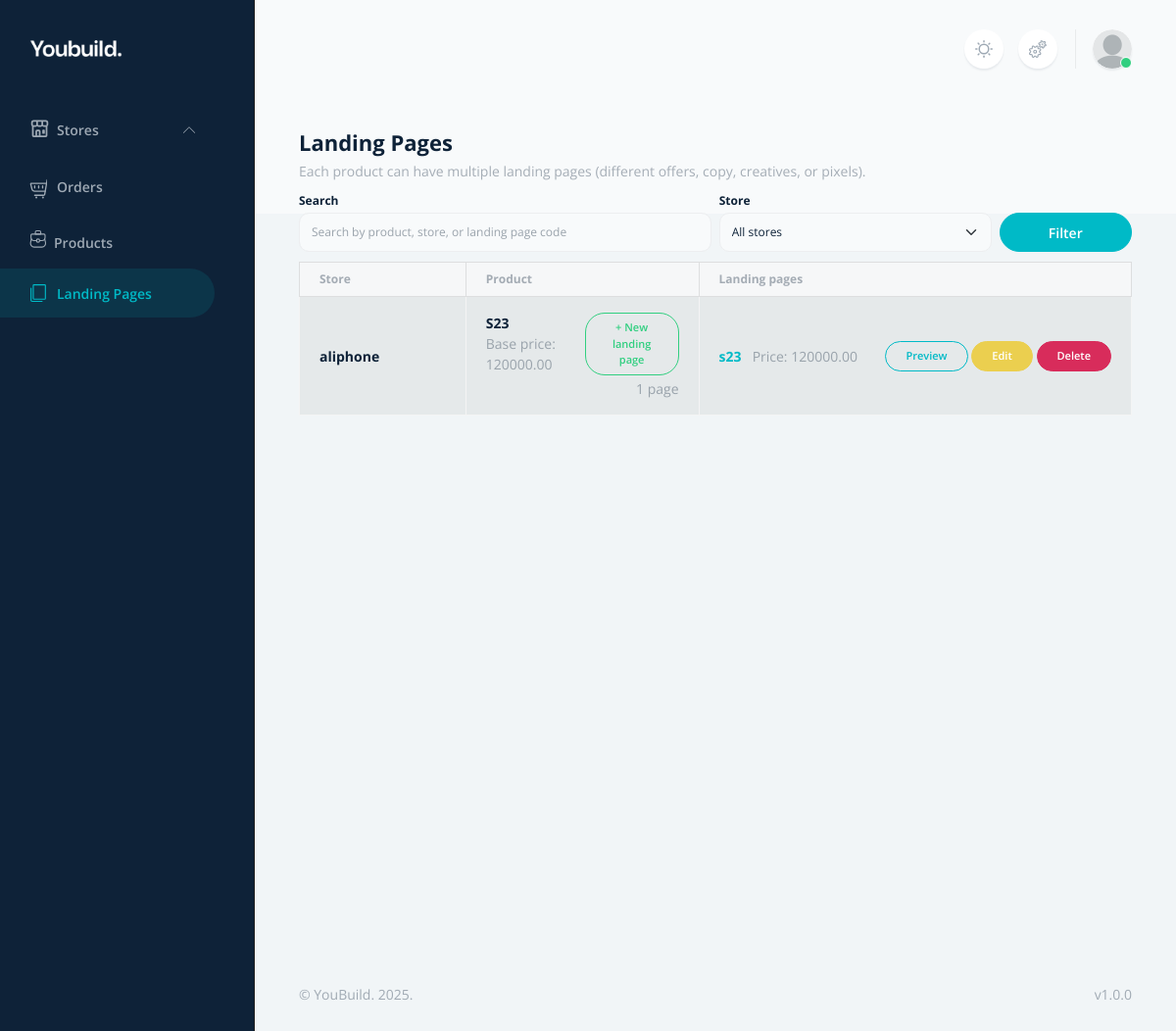
Page /landingpages/landing-pages/ (signed in) on the earlier database version.
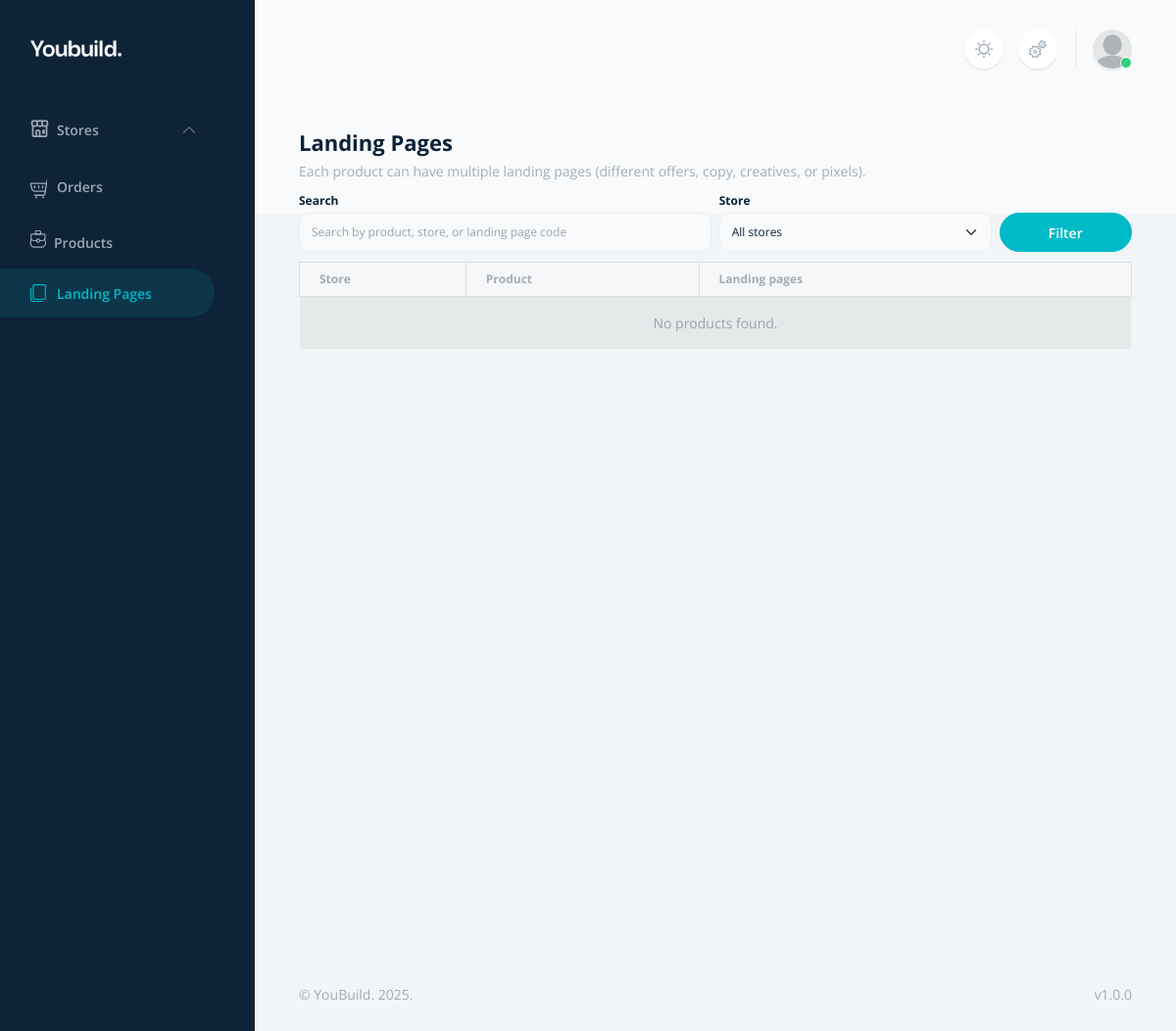
Same page on the later database version.
### products/models.py (models this page shows, shortened)
class Product(models.Model):
    store = models.ForeignKey(Store, on_delete=models.CASCADE, related_name="products")
    name = models.CharField(max_length=255)
    SKU = models.CharField(max_length=255, unique=True)
    fake_price = models.DecimalField(max_digits=10, decimal_places=2)
    price = models.DecimalField(max_digits=10, decimal_places=2)
    description = models.TextField(blank=True, null=True)
    custom_pixels = models.ManyToManyField(FacebookPixel, blank=True, related_name="products")
    image = models.ImageField(upload_to="product_base/", default="products/default.png", blank=True, null=True)
    created_at = models.DateTimeField(auto_now_add=True)

### stores/models.py (models this page shows, shortened)
class Store(models.Model):
    owner = models.ForeignKey(settings.AUTH_USER_MODEL, on_delete=models.CASCADE, related_name="stores")
    name = models.CharField(max_length=255, unique=True)
    description = models.TextField(blank=True, null=True)
    sheet_webhook = models.CharField(max_length=255,null=True, blank=True)
    site = models.CharField(max_length=255,null=True, blank=True)
    FB_PAGE = models.CharField(max_length=255,null=True, blank=True)
    INSTA_PAGE = models.CharField(max_length=255,null=True, blank=True)
    PHONE_NUMBER = models.CharField(max_length=255,null=True, blank=True)
    EMAIL = models.CharField(max_length=255,null=True, blank=True)
    WHATSAPP = models.CharField(max_length=255,null=True, blank=True)
    THEME_COLOR = models.CharField(max_length=255,null=True, blank=True)
    LOGO = models.ImageField(upload_to='logo/',null=True, blank=True)
    FAKE_PIXEL = models.CharField(max_length=255,null=True, blank=True)
    updated_at = models.DateTimeField(auto_now=True)
    created_at = models.DateTimeField(auto_now_add=True)
    def default_block_settings():
        return {"block_ref": True, "block_ip": True}
    block_settings = models.JSONField(default=default_block_settings)

### landingpages/models.py (models this page shows, shortened)
class LandingPage(models.Model):
    product = models.ForeignKey(Product, on_delete=models.CASCADE, related_name="landingpages")
    code = models.CharField(max_length=255, unique=True)
    custom_name = models.CharField(max_length=255, null=True, blank=True)
    custom_description = models.TextField(null=True, blank=True)
    custom_image = models.ImageField(upload_to="landing_page_images/", null=True, blank=True)
    custom_price = models.DecimalField(max_digits=10, decimal_places=2, null=True, blank=True)
    custom_fake_price = models.DecimalField(max_digits=10, decimal_places=2, null=True, blank=True)
    pixels = models.ManyToManyField(FacebookPixel, blank=True, related_name="landing_pages")
    custom_webhook = models.CharField(max_length=255, null=True, blank=True)
    default_html = """<div class="container" dir="rtl">
        <div class="success-icon" style="text-align:center"><strong><span style="color:#2ecc71"><span style="font-family:Verdana,Geneva,sans-serif"><span dir="rtl"><span style="font-size:26px">تم الطلب بنجاح!</span></span></span></span></strong></div>

        <p style="text-align:center"><span style="color:#ffffff"><span style="font-family:Verdana,Geneva,sans-serif"><span dir="rtl"><span style="font-size:26px"><span style="background-color:#27ae60">شكراً لشرائك من متجرنا. تم تأكيد طلبك وهو الآن في طريقه إليك!</span></span></span></span></span></p>
        </div>"""
    thank_you_html = models.TextField(null=True, blank=True, default=default_html)
    show_state = models.BooleanField(default=True)
    show_city = models.BooleanField(default=True)
    show_address = models.BooleanField(default=True)
    show_final_cost = models.BooleanField(default=True)
    @property
    def price(self):
        return self.custom_price if self.custom_price is not None else self.product.price

### landingpages/views.py (the view)
# urls.py: path("landing-pages/", views.landingpage_list, name="list"),
@login_required
def landingpage_list(request):
    accessible_stores = get_accessible_stores(request.user)
    q = (request.GET.get("q") or "").strip()
    store_id = (request.GET.get("store") or "").strip()
    products = Product.objects.filter(store__in=accessible_stores).select_related("store")
    if store_id.isdigit():
        products = products.filter(store_id=int(store_id))
    if q:
        products = products.filter(
            Q(name__icontains=q)
            | Q(store__name__icontains=q)
            | Q(landingpages__code__icontains=q)
        ).distinct()
    products = (
        products.annotate(landingpage_count=Count("landingpages", distinct=True))
        .prefetch_related(
            Prefetch(
                "landingpages",
                queryset=LandingPage.objects.order_by("-id"),
            )
        )
        .order_by("-id")
    )
    stores = accessible_stores.order_by("name")
    return render(
        request,
        "landingpages/list.html",
        {
            "products": products,
            "stores": stores,
            "q": q,
            "selected_store": int(store_id) if store_id.isdigit() else None,
        },
    )

### ecom/context_processors.py (called while the page is built)
def shared_settings(request):
    return {'SITE_NAME': settings.SITE_NAME}

### landingpages/views.py (called while the page is built)
def get_accessible_stores(user):
    owned = Store.objects.filter(owner=user)
    staffed = Store.objects.filter(staff__user=user)
    return (owned | staffed).distinct()

### templates/landingpages/list.html (shortened to what the changed rows need)
{% extends "dashboard/layouts/base.html" %}
{% load static %}
{% block content %}
<div class="container mt-4">
  <div class="d-flex flex-wrap align-items-center justify-content-between gap-2 mb-2">
    <div>
      <h2 class="mb-1">Landing Pages</h2>
    </div>
  </div>
  <div class="table-responsive">
    <table class="table table-bordered table-striped align-middle">
      <thead class="table-light">
        <tr>
          <th style="width: 20%">Store</th>
          <th style="width: 28%">Product</th>
          <th>Landing pages</th>
        </tr>
      </thead>
      <tbody>
        {% for product in products %}
          <tr>
            <td>
              <strong>{{ product.store.name }}</strong>
            </td>
            <td>
              <div class="d-flex align-items-start justify-content-between gap-2">
                <div>
                  <strong>{{ product.name }}</strong><br>
                  <small class="text-muted">Base price: {{ product.price }}</small>
                </div>
                <div class="text-end">
                  <a href="{% url 'landingpages:create' product.id %}" class="btn btn-sm btn-outline-success">
                    + New landing page
                  </a>
                  <div class="small text-muted mt-1">
                    {{ product.landingpage_count }} page{{ product.landingpage_count|pluralize }}
                  </div>
                </div>
              </div>
            </td>
            <td>
              {% if product.landingpages.all %}
                <div class="d-flex flex-column gap-2">
                  {% for page in product.landingpages.all %}
                    <div class="d-flex flex-wrap align-items-center justify-content-between gap-2">
                      <div>
                        <strong>
                          <a href="{% url 'landingpages:detail' page.code %}">{{ page.code }}</a>
                        </strong>
                        <span class="text-muted small ms-2">Price: {{ page.price }}</span>
                      </div>
                      <div class="d-flex flex-wrap gap-1">
                        <a href="{% url 'landing_page' page.code %}"
                          class="btn btn-sm btn-outline-primary"
                          target="_blank">
                          Preview
                        </a>
                        <a href="{% url 'landingpages:edit' page.code %}"
                          class="btn btn-sm btn-warning">
                          Edit
                        </a>
                        <a href="{% url 'landingpages:delete' page.code %}"
                          class="btn btn-sm btn-danger"
                          onclick="return confirm('Are you sure you want to delete this landing page?')">
                          Delete
                        </a>
                      </div>
                    </div>
                  {% endfor %}
                </div>
              {% else %}
                <div class="text-muted">
                  No landing pages yet.
                  <a class="ms-1" href="{% url 'landingpages:create' product.id %}">Create the first one</a>.
                </div>
              {% endif %}
            </td>
          </tr>
        {% empty %}
          <tr>
            <td colspan="3" class="text-center text-muted">No products found.</td>
          </tr>
        {% endfor %}
      </tbody>
    </table>
  </div>
</div>
{% endblock %}

Differences in the rows shown:
removed Product: store.name "aliphone", name "S23", price "120000.00", landingpage_count "1"
removed LandingPage: code "s23", price "120000.00"
Other differences:
text now shown: "No products found."
